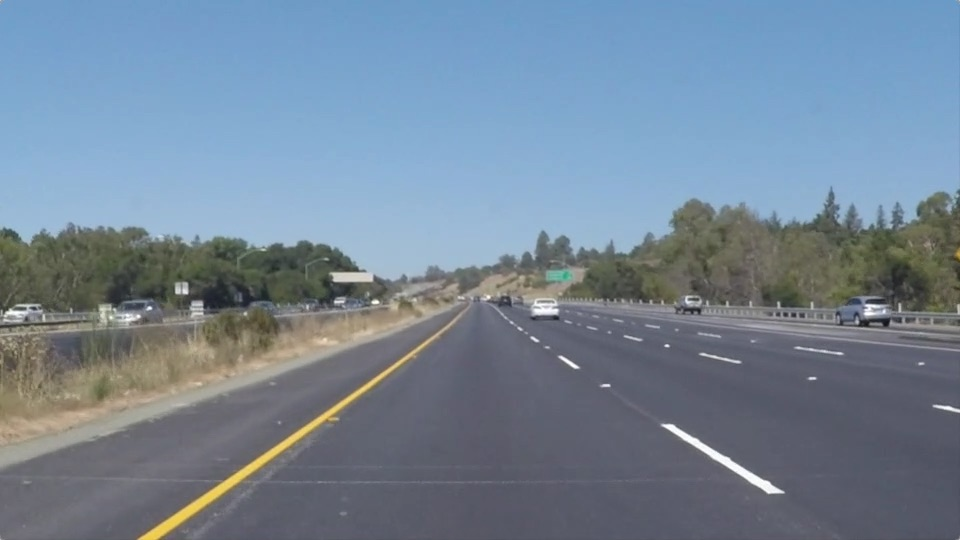
#> input picture test_images/solidYellowLeft.jpg, 960 x 540 px
$ jupyter execute --allow-errors P1.ipynb   (shell and % lines are left out)
#> lines starting #> are read from the running program, lines starting #| are printed output that depends on the picture; after the words box and inside, x2 and y2 are one past the last pixel; in counts of white or black regions, pixels touching at a corner belong together
# Self-Driving Car Engineer Nanodegree

## Project: **Finding Lane Lines on the Road**
***
In this project, you will use the tools you learned about in the lesson to identify lane lines on the road.  You can develop your pipeline on a series of individual images, and later apply the result to a video stream (really just a series of images). Check out the video clip "raw-lines-example.mp4" (also contained in this repository) to see what the output should look like after using the helper functions below.

Once you have a result that looks roughly like "raw-lines-example.mp4", you'll need to get creative and try to average and/or extrapolate the line segments you've detected to map out the full extent of the lane lines.  You can see an example of the result you're going for in the video "P1_example.mp4".  Ultimately, you would like to draw just one line for the left side of the lane, and one for the right.

In addition to implementing code, there is a brief writeup to complete. The writeup should be completed in a separate file, which can be either a markdown file or a pdf document. There is a [write up template](https://github.com/udacity/CarND-LaneLines-P1/blob/master/writeup_template.md) that can be used to guide the writing process. Completing both the code in the Ipython notebook and the writeup template will cover all of the [rubric points](https://review.udacity.com/#!/rubrics/322/view) for this project.

---
Let's have a look at our first image called 'test_images/solidWhiteRight.jpg'.  Run the 2 cells below (hit Shift-Enter or the "play" button above) to display the image.

**Note: If, at any point, you encounter frozen display windows or other confounding issues, you can always start again with a clean slate by going to the "Kernel" menu above and selecting "Restart & Clear Output".**

---

**The tools you have are color selection, region of interest selection, grayscaling, Gaussian smoothing, Canny Edge Detection and Hough Tranform line detection.  You  are also free to explore and try other techniques that were not presented in the lesson.  Your goal is piece together a pipeline to detect the line segments in the image, then average/extrapolate them and draw them onto the image for display (as below).  Once you have a working pipeline, try it out on the video stream below.**

---

<figure>

 <figcaption>
 <p></p>
 <p style="text-align: center;"> Your output should look something like this (above) after detecting line segments using the helper functions below </p>
 </figcaption>
</figure>
 <p></p>
<figure>

 <figcaption>
 <p></p>
 <p style="text-align: center;"> Your goal is to connect/average/extrapolate line segments to get output like this</p>
 </figcaption>
</figure>

**Run the cell below to import some packages.  If you get an `import error` for a package you've already installed, try changing your kernel (select the Kernel menu above --> Change Kernel).  Still have problems?  Try relaunching Jupyter Notebook from the terminal prompt.  Also, see [this forum post](https://carnd-forums.udacity.com/cq/viewquestion.action?spaceKey=CAR&id=29496372&questionTitle=finding-lanes---import-cv2-fails-even-though-python-in-the-terminal-window-has-no-problem-with-import-cv2) for more troubleshooting tips.**

## Import Packages

[cell 1]
#importing some useful packages
import matplotlib.pyplot as plt
import matplotlib.image as mpimg
import numpy as np
import cv2

## Read in an Image

[cell 2]
#reading in an image
image = mpimg.imread('test_images/solidYellowLeft.jpg')
#> image is the input picture: shape (540, 960, 3); mean R, G, B 116.5, 133.6, 150.8

#printing out some stats and plotting
print('This image is:', type(image), 'with dimensions:', image.shape)
#| This image is: <class 'numpy.ndarray'> with dimensions: (540, 960, 3)
plt.imshow(image)  # if you wanted to show a single color channel image called 'gray', for example, call as plt.imshow(gray, cmap='gray')

## Ideas for Lane Detection Pipeline

**Some OpenCV functions (beyond those introduced in the lesson) that might be useful for this project are:**

`cv2.inRange()` for color selection
`cv2.fillPoly()` for regions selection
`cv2.line()` to draw lines on an image given endpoints
`cv2.addWeighted()` to coadd / overlay two images
`cv2.cvtColor()` to grayscale or change color
`cv2.imwrite()` to output images to file
`cv2.bitwise_and()` to apply a mask to an image

**Check out the OpenCV documentation to learn about these and discover even more awesome functionality!**

## Helper Functions

Below are some helper functions to help get you started. They should look familiar from the lesson!

[cell 3]
import math

class Prev_line:
    """This will hold the line information for prior frame"""
    m_l = 0.0
    b_l = 0.0
    m_r = 0.0
    b_r = 0.0
    @staticmethod
    def set_zero():
        Prev_line.m_l = 0.0
        Prev_line.b_l = 0.0
        Prev_line.m_r = 0.0
        Prev_line.b_r = 0.0

def grayscale(img):
    """Applies the Grayscale transform
    This will return an image with only one color channel
    but NOTE: to see the returned image as grayscale
    (assuming your grayscaled image is called 'gray')
    you should call plt.imshow(gray, cmap='gray')"""
    return cv2.cvtColor(img, cv2.COLOR_RGB2GRAY)
    # Or use BGR2GRAY if you read an image with cv2.imread()
    # return cv2.cvtColor(img, cv2.COLOR_BGR2GRAY)

def canny(img, low_threshold, high_threshold):
    """Applies the Canny transform"""
    return cv2.Canny(img, low_threshold, high_threshold)

def gaussian_blur(img, kernel_size):
    """Applies a Gaussian Noise kernel"""
    return cv2.GaussianBlur(img, (kernel_size, kernel_size), 0)

def region_of_interest(img, vertices):
    """
    Applies an image mask.

    Only keeps the region of the image defined by the polygon
    formed from `vertices`. The rest of the image is set to black.
    """
    #defining a blank mask to start with
    mask = np.zeros_like(img)

    #defining a 3 channel or 1 channel color to fill the mask with depending on the input image
    if len(img.shape) > 2:
        channel_count = img.shape[2]  # i.e. 3 or 4 depending on your image
        ignore_mask_color = (255,) * channel_count
    else:
        ignore_mask_color = 255

    #filling pixels inside the polygon defined by "vertices" with the fill color
    cv2.fillPoly(mask, vertices, ignore_mask_color)

    #returning the image only where mask pixels are nonzero
    masked_image = cv2.bitwise_and(img, mask)
    return masked_image

# [20 lines left out: function draw_lines_old, not called in this run]

def draw_lines(img, lines, color=[255, 0, 0], thickness=9):
    """
    NOTE: this is the function you might want to use as a starting point once you want to
    average/extrapolate the line segments you detect to map out the full
    extent of the lane (going from the result shown in raw-lines-example.mp4
    to that shown in P1_example.mp4).

    Think about things like separating line segments by their
    slope ((y2-y1)/(x2-x1)) to decide which segments are part of the left
    line vs. the right line.  Then, you can average the position of each of
    the lines and extrapolate to the top and bottom of the lane.

    This function draws `lines` with `color` and `thickness`.
    Lines are drawn on the image inplace (mutates the image).
    If you want to make the lines semi-transparent, think about combining
    this function with the weighted_img() function below
    """
    imshape = img.shape
    lenp, lenn = 0, 0
    slopep, slopen = 0.0, 0.0
    bp, bn = 0.0, 0.0

    m_r, m_l = Prev_line.m_r, Prev_line.m_l
    b_r, b_l = Prev_line.b_r, Prev_line.b_l

    # m_* and b_* store the values from previos frame
    mavg_r, mavg_l = m_r, m_l
    bavg_r, bavg_l = b_r, b_l

    # Divide into positive and negative slope lines
    for line in lines:
        for x1,y1,x2,y2 in line:
            if (x2-x1) != 0:    # ignore vertical lines
                m = ((y2-y1)/(x2-x1))
                b = y1 - x1 * m
                if m>0.5 and m<1.25: # select only relevant slopes
                    slopep = slopep + m
                    bp = bp + b
                    lenp = lenp + 1
                elif m<-0.5 and m>-1.25 :
                    slopen = slopen + m
                    bn = bn + b
                    lenn = lenn + 1

    # Find average slope of left and right lane line in the same frame
    if lenp > 0:
        mavg_l = slopep/lenp
        bavg_l = bp/lenp
    if lenn > 0:
        mavg_r = slopen/lenn
        bavg_r = bn/lenn

    # Average with earlier frame line to reduce the error
    if m_l == 0:
        m_l = mavg_l
        b_l = bavg_l
    else:
        m_l = (m_l + mavg_l)/2
        b_l = (b_l + bavg_l)/2

    if m_r == 0:
        m_r = mavg_r
        b_r = bavg_r
    else:
        m_r = (m_r + mavg_r)/2
        b_r = (b_r + bavg_r)/2

    # Save the current line in the line history
    Prev_line.m_r, Prev_line.m_l = m_r, m_l
    Prev_line.b_r, Prev_line.b_l = b_r, b_l

    # Calculate points in the line
    y1l = np.float32(imshape[0])
    x1l = np.float32((y1l - b_l)/m_l)
    y2l = np.float32(0)
    x2l = np.float32((y2l - b_l)/m_l)

    y1r = np.float32(imshape[0])
    x1r = np.float32((y1r - b_r)/m_r)
    y2r = np.float32(0)
    x2r = np.float32((y2l - b_r)/m_r)

    # draw the line in the image
    cv2.line(img, (x1l, y1l), (x2l, y2l), color, thickness)
    cv2.line(img, (x1r, y1r), (x2r, y2r), color, thickness)

def hough_lines(img, rho, theta, threshold, min_line_len, max_line_gap):
    """
    `img` should be the output of a Canny transform.

    Returns an image with hough lines drawn.
    """
    lines = cv2.HoughLinesP(img, rho, theta, threshold, np.array([]), minLineLength=min_line_len, maxLineGap=max_line_gap)
    line_img = np.zeros((img.shape[0], img.shape[1], 3), dtype=np.uint8)
    draw_lines(line_img, lines)
    return line_img

# Python 3 has support for cool math symbols.

def weighted_img(img, initial_img, α=0.8, β=1., λ=0.0):
    """
    `img` is the output of the hough_lines(), An image with lines drawn on it.
    Should be a blank image (all black) with lines drawn on it.

    `initial_img` should be the image before any processing.

    The result image is computed as follows:

    initial_img * α + img * β + λ
    NOTE: initial_img and img must be the same shape!
    """
    return cv2.addWeighted(initial_img, α, img, β, λ)

## Test Images

Build your pipeline to work on the images in the directory "test_images"
**You should make sure your pipeline works well on these images before you try the videos.**

[cell 4]
import os
os.listdir("test_images/")

## Build a Lane Finding Pipeline

Build the pipeline and run your solution on all test_images. Make copies into the `test_images_output` directory, and you can use the images in your writeup report.

Try tuning the various parameters, especially the low and high Canny thresholds as well as the Hough lines parameters.

[cell 5]
# TODO: Build your pipeline that will draw lane lines on the test_images
# then save them to the test_images directory.

# Read in the image
image = mpimg.imread('test_images/solidYellowLeft.jpg')

image = cv2.cvtColor(image, cv2.COLOR_RGB2BGR)

# for individual images no need to use prior frame line history
Prev_line.set_zero()

# Prepre yellow and white color filter for selecting lane lines
yellow_low  = np.array([50, 100, 100])
yellow_high = np.array([90, 255, 255])
white_low   = np.array([180, 180, 180])
white_high  = np.array([250, 250, 250])

# prepare mask for yellow and white lane lines
yellow_mask = cv2.inRange(image, yellow_low, yellow_high)
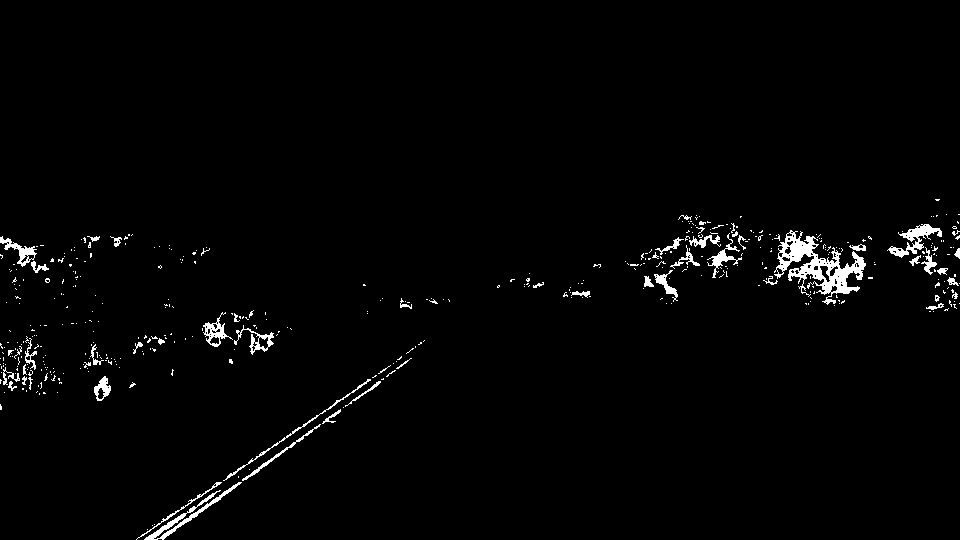
#> yellow_mask: shape (540, 960); 1.9% white; 446 white regions (394 under 20 px), largest, box (x1, y1, x2, y2) and area: (774, 230, 866, 305) 2349, (144, 482, 242, 540) 676, (887, 224, 942, 258) 597
white_mask = cv2.inRange(image, white_low, white_high)
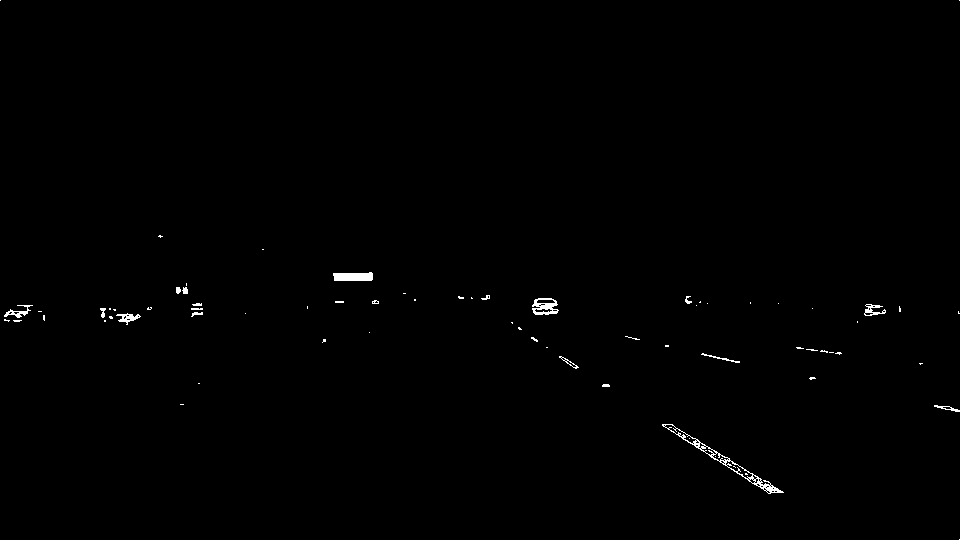
#> white_mask: shape (540, 960); 0.45% white; 71 white regions (53 under 20 px), largest, box (x1, y1, x2, y2) and area: (662, 424, 784, 494) 579, (333, 272, 373, 281) 317, (532, 298, 559, 315) 269

# select the yellow and white lanes and OR them to have image
# with only the white and yellow color for lane lines
image_y = cv2.bitwise_and(image, image, mask = yellow_mask)
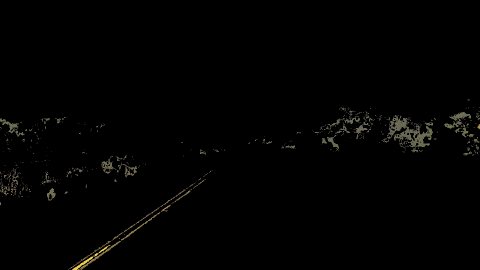
#> image_y: shape (540, 960, 3) (shown at 1/2 size); mean B, G, R 1.6, 2.1, 2.2
image_w = cv2.bitwise_and(image, image, mask = white_mask)
image_yw = cv2.bitwise_or(image_y, image_w)

# convert back to RGB space
image = cv2.cvtColor(image, cv2.COLOR_BGR2RGB)
image_yw = cv2.cvtColor(image_yw, cv2.COLOR_BGR2RGB)

# convert to gray scale
image_gray = grayscale(image_yw)

# apply guassian smoothing
image_blur = gaussian_blur(image_gray, 5)

# detect edges canny
image_canny_1 = canny(image_blur, 40, 80)

# apply guassian smoothing again to improve line detection
image_canny = gaussian_blur(image_canny_1, 5)
#> call 2 of gaussian_blur, with kernel_size = 5
#> in gaussian_blur (call 2), `return cv2.GaussianBlur(img, (kernel_size, kernel_size), 0)`:
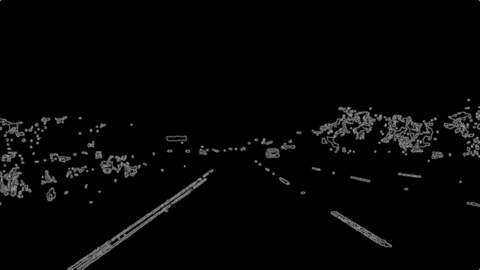
#> returned value: shape (540, 960) (shown at 1/2 size); min 0, max 174, mean 5.6

# define region of interest
imshape = image_canny.shape
vertices = np.array([[(120,imshape[0]),(imshape[1]*0.40, imshape[0]*0.62), (imshape[1]*0.60, imshape[0]*0.62), (imshape[1]-70,imshape[0])]], dtype=np.int32)
image_canny_masked = region_of_interest(image_canny, vertices)
#> in region_of_interest, `cv2.fillPoly(mask, vertices, ignore_mask_color)`:
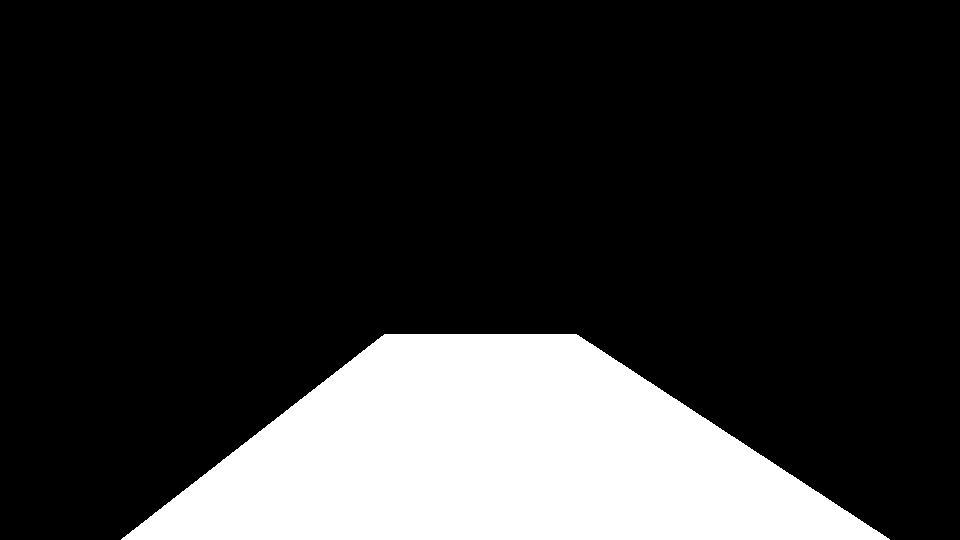
#> mask: shape (540, 960); 19.1% white; 1 white region, box (x1, y1, x2, y2) and area: (121, 334, 890, 540) 99169

# hough transform
# Make a blank the same size as our image to draw on
rho = 1 # distance resolution in pixels of the Hough grid
theta = np.pi/180 # angular resolution in radians of the Hough grid
threshold = 70     # minimum number of votes (intersections in Hough grid cell)
min_line_len = 10 #minimum number of pixels making up a line
max_line_gap = 150    # maximum gap in pixels between connectable line segments
line_image = np.copy(image)*0 # creating a blank to draw lines on
#> line_image: shape (540, 960, 3); every value is 0

image_hough_lines = hough_lines(image_canny_masked, rho, theta, threshold, min_line_len, max_line_gap)
#> in hough_lines, `lines = cv2.HoughLinesP(img, rho, theta, threshold, np.array([]), minL..`: lines = 34 rows, first 6: [133, 538, 427, 340], [144, 539, 427, 341], [159, 539, 414, 361], [157, 539, 427, 343], [133, 536, 427, 338], [151, 523, 426, 337]
#> the loop in draw_lines, `for line in lines:` made 34 passes
#> after the loop in draw_lines, `for line in lines:`: bn = 13501.4; bp = -72.39; lenn = 21; lenp = 13; slopen = -14.63; slopep = 8.35
#> in draw_lines, `mavg_l = slopep/lenp`: mavg_l = 0.642
#> in draw_lines, `bavg_l = bp/lenp`: bavg_l = -5.57
#> in draw_lines, `mavg_r = slopen/lenn`: mavg_r = -0.697
#> in draw_lines, `bavg_r = bn/lenn`: bavg_r = 642.9
#> in draw_lines, `m_l = mavg_l`: m_l = 0.642
#> in draw_lines, `b_l = bavg_l`: b_l = -5.57
#> in draw_lines, `m_r = mavg_r`: m_r = -0.697
#> in draw_lines, `b_r = bavg_r`: b_r = 642.9
#> in draw_lines, `x1l = np.float32((y1l - b_l)/m_l)`: x1l = 849.5
#> in draw_lines, `x2l = np.float32((y2l - b_l)/m_l)`: x2l = 8.67
#> in draw_lines, `x1r = np.float32((y1r - b_r)/m_r)`: x1r = 147.8
#> in draw_lines, `x2r = np.float32((y2l - b_r)/m_r)`: x2r = 923.1
#> in draw_lines, `cv2.line(img, (x1l, y1l), (x2l, y2l), color, thickness)`:
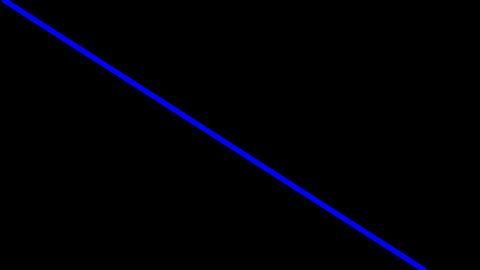
#> img: shape (540, 960, 3) (shown at 1/2 size); mean of channels 0, 1, 2 5.3, 0, 0; drawn as B, G, R
#> in draw_lines, `cv2.line(img, (x1r, y1r), (x2r, y2r), color, thickness)`:
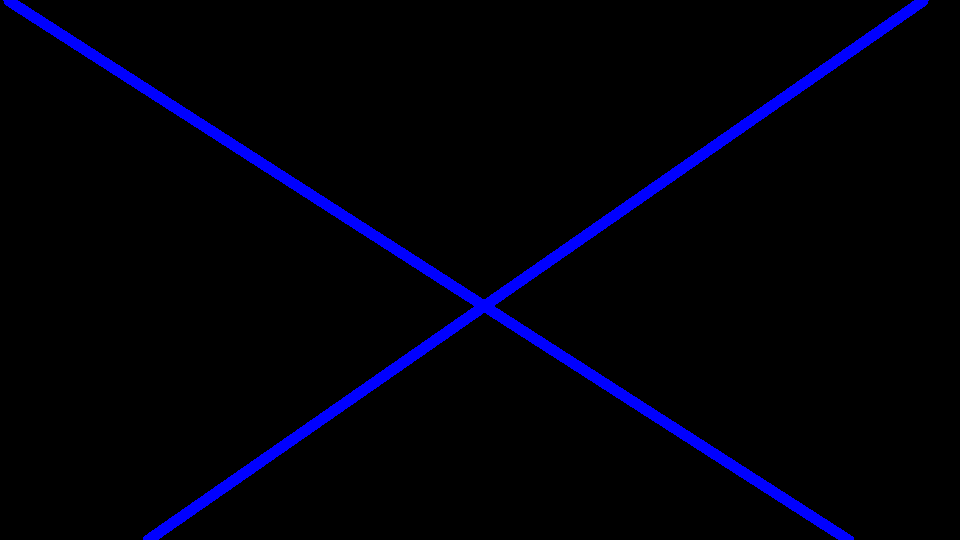
#> img: shape (540, 960, 3); 1.99% of pixels changed, all inside (x1, y1, x2, y2) = (143, 0, 929, 540); drawn as B, G, R

# mask image
image_hough_masked = region_of_interest(image_hough_lines, vertices)
#> in region_of_interest (call 2), `masked_image = cv2.bitwise_and(img, mask)`:
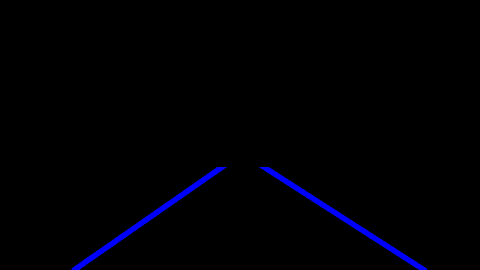
#> masked_image: shape (540, 960, 3) (shown at 1/2 size); mean of channels 0, 1, 2 4, 0, 0; drawn as B, G, R

# add to original image
final_image = weighted_img(image_hough_masked, image, 0.8, 1, 0)
#> in weighted_img, `return cv2.addWeighted(initial_img, α, img, β, λ)`:
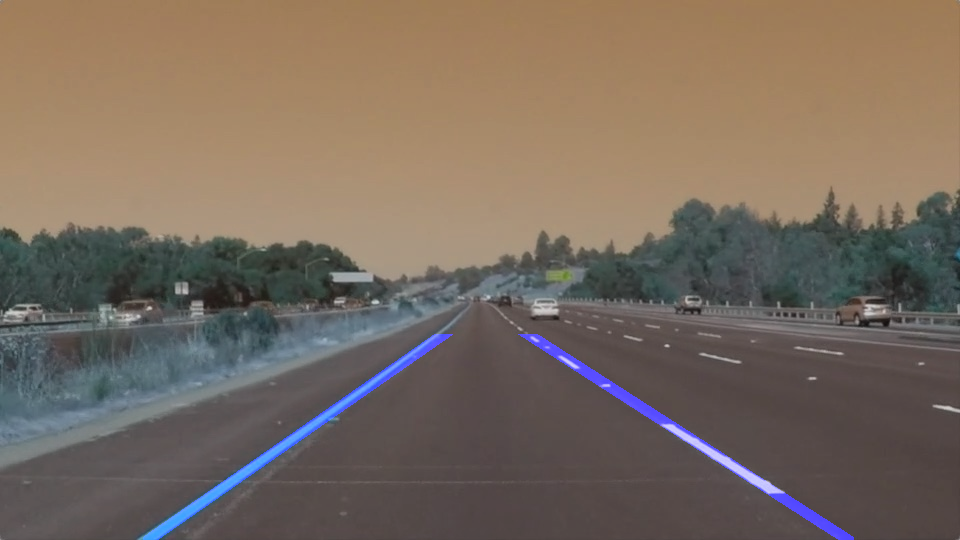
#> returned value: shape (540, 960, 3); mean of channels 0, 1, 2 95.1, 106.9, 120.6; drawn as B, G, R

plt.imshow(final_image)
plt.show()
